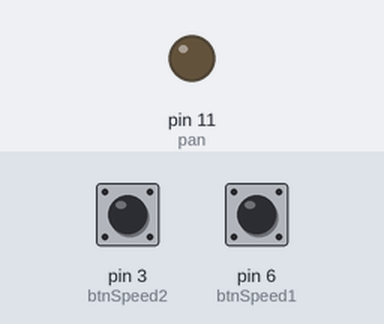
A sketch run on a simulated Arduino Uno, built with avr-gcc and run on an emulated ATmega328P. On the bench: output pins drawn as LEDs (lit = HIGH). The inputs (shaded band) are chosen by the test bench; at power-on: pin 3 (btnSpeed2) LOW, pin 6 (btnSpeed1) LOW. What the sketch prints to the serial monitor is not drawn.

Above: at 1.2 s.
1.3 s: pin 3 (btnSpeed2) pulled HIGH for 0.15 s
At 2.5 s:
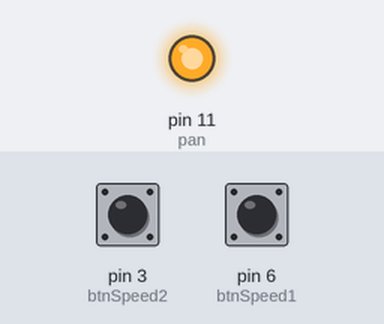
2.9 s: pin 3 (btnSpeed2) pulled HIGH for 1 s
At 3.8 s:
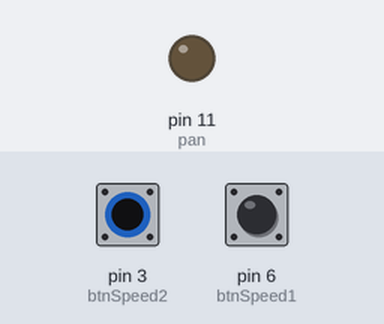
5.4 s: pin 3 (btnSpeed2) pulled HIGH for 3.2 s
At 5.7 s:
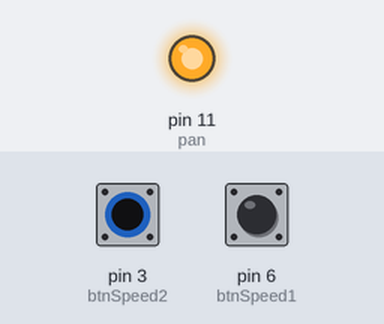
Timing chart, 0 to 8.4 s (numbered marks = the images above; inputs shaded):
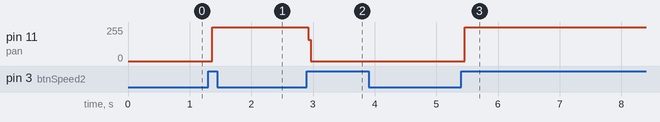

The sketch:

quiz_14_speedPanMotor.ino
```cpp
#define pan 11
#define btnStop 6
#define btnSpeed1 6
#define btnSpeed2 3
int btnCurrent1;
int btnCurrent2;
int motorSpeed1=0;
int motorSpeed2=0;
int btnPrevious1=0;
int btnPrevious2=0;

void setup() {
  Serial.begin(9600);
}

void loop() {
  btnCurrent1 = digitalRead(btnSpeed1);
  btnCurrent2 = digitalRead(btnSpeed2);
  Serial.println(btnCurrent1);
    Serial.println(btnCurrent2);
  if(btnPrevious1 == 0 and btnCurrent1 == 1){
      if(motorSpeed1 == 0){
        motorSpeed1 = 150;
      }else {
        motorSpeed1 = 0;
      }
  }
  if(btnPrevious2 == 0 and btnCurrent2 == 1){
       if(motorSpeed2 == 0){
        motorSpeed2 = 255;
      }else {
        motorSpeed2 = 0;
      }
  }
  analogWrite(pan,motorSpeed1);
  analogWrite(pan,motorSpeed2);
  btnPrevious1 = btnCurrent1;
  btnPrevious2 = btnCurrent2;
}
```

Measured:
- after the input at 1.3 s, pin 11 (pan): 0/255 → 255/255 after 0.06 s
- after the input at 2.9 s, pin 11 (pan): 255/255 → 0/255 at once
- after the input at 5.4 s, pin 11 (pan): 0/255 → 255/255 after 0.06 s
